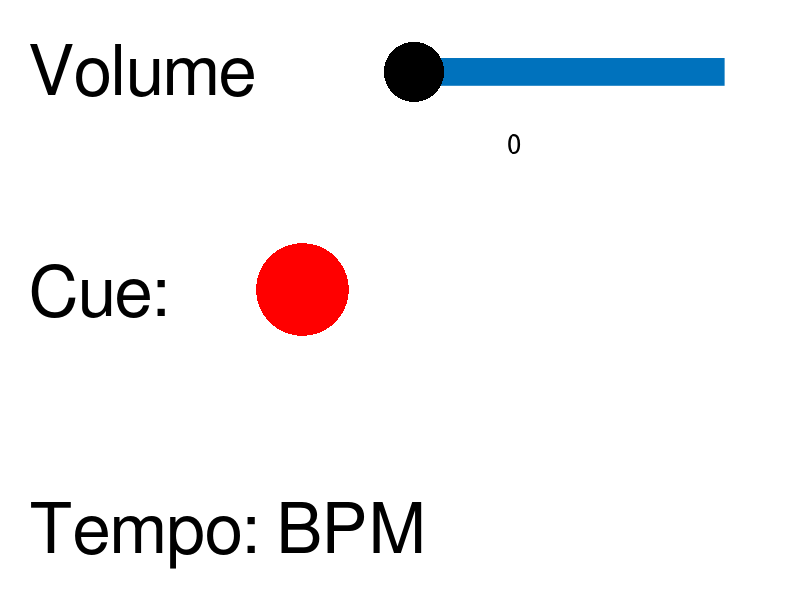

MATLAB code to generate this figure: (Note: this script raises an error after producing the figure.)
clf;
tempos = [0];
val = 1;

prev_vol = 1;
vol_mat = [0];


% Setup window
h = figure(1);
set(h,'MenuBar','none','ToolBar','none');
pnt = plot(0.32,0.5,'r.', 'MarkerSize', 200);
hold on;
axis([0 1 0 1]);
lineOut = plot([0.5, 1.5],[.945, .945], 'LineWidth',20);
volVal = plot(0.5, .945, 'k.', 'MarkerSize', 130);
tempoOut = text(-.12, 0, 'Tempo: BPM');
volText = text(.65, .8, '0');
volOut = text(-.12,.95,'Volume');
beatOut = text(-.12, .5,'Cue:');

axis off;
set(tempoOut,'FontSize',50);
set(beatOut,'FontSize',50);
set(volOut,'FontSize',50);
set(volText,'FontSize',20);



while (true)
    accelData = streamData(m);
    if (~isnan(accelData))
%         set(plotOut,'XData',accelData(:,1),'YData',accelData(:,2));
        drawnow;
        tempos(val) = getTempo(accelData);
        [volumeOut, Fs] = getVolume(accelData);
        vol_mat(val) = volumeOut;
        val = val + 1;
        if (val > 250)
            tempo = uint16(mean(tempos(end-249:end)));
            ave_vol = mean(vol_mat(end-249:end));
            set(tempoOut,'String',strcat('Tempo: ',num2str(tempo),' BPM'));
            set(volVal, 'XData', .5+(ave_vol/2200));
            set(volText, 'String', num2str(ave_vol));

        end

%         display(tempo)
        beat = getPeaks(accelData);
        if (beat == true)
            set(pnt,'Color', 'g');
        else
            set(pnt,'Color', 'r');
        end
        
        [volume, Fs] = getVolume(accelData);
%         if numel(vol_mat) < 100
%             vol_mat = [vol_mat; volume];
%             prev_vol = ave_vol;
%             ave_vol = rms(vol_mat);
%         else
%             vol_mat = [];
%             ave_vol = prev_vol;
%         end
        
        
%         disp(ave_vol)
    end
end
